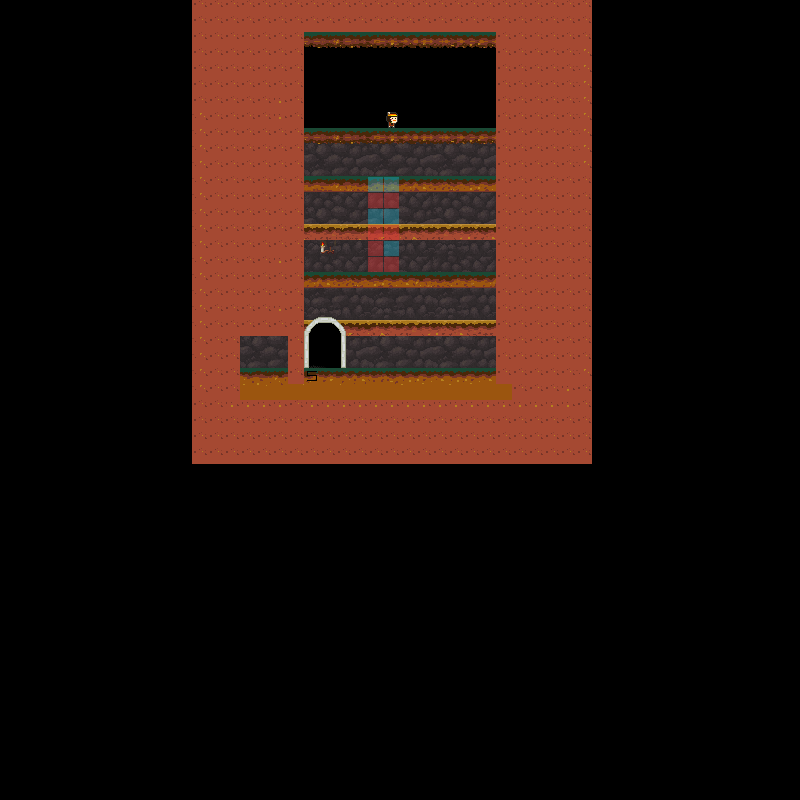

Rendered tile map (Tiled .tmx) drawn with the repository's tilesets; below, a short description and the map source with its tile grids summarised:
An orthogonal 50x50 tile map with 16x16 px tiles, 5 tile layers (Back, Stage, Unit, Guide, ...).

<map version="1.0" orientation="orthogonal" renderorder="right-down" width="50" height="50" tilewidth="16" tileheight="16" nextobjectid="1">
 <tileset firstgid="1" name="PDTileset" tilewidth="16" tileheight="16" tilecount="1024">
  <image source="tileImage.png" width="512" height="512" />
  <tile id="0">
   <properties>
    <property name="Player" value="0" />
   </properties>
  </tile>
  <tile id="1">
   <properties>
    <property name="Spawn" value="true" />
   </properties>
  </tile>
  <tile id="64">
   <properties>
    <property name="Type" value="OneWay" />
   </properties>
  </tile>
  <tile id="65">
   <properties>
    <property name="Type" value="OneWay" />
   </properties>
  </tile>
  <tile id="66">
   <properties>
    <property name="Type" value="OneWay" />
   </properties>
  </tile>
  <tile id="67">
   <properties>
    <property name="Type" value="OneWay" />
   </properties>
  </tile>
  <tile id="68">
   <properties>
    <property name="Type" value="OneWay" />
   </properties>
  </tile>
  <tile id="69">
   <properties>
    <property name="Type" value="OneWay" />
   </properties>
  </tile>
  <tile id="70">
   <properties>
    <property name="Type" value="OneWay" />
   </properties>
  </tile>
  <tile id="71">
   <properties>
    <property name="Type" value="OneWay" />
   </properties>
  </tile>
  <tile id="72">
   <properties>
    <property name="Type" value="OneWay" />
   </properties>
  </tile>
  <tile id="96">
   <properties>
    <property name="Type" value="Block" />
   </properties>
  </tile>
  <tile id="224">
   <properties>
    <property name="Candle" value="true" />
   </properties>
  </tile>
 </tileset>
 <layer name="Back" width="50" height="50">
  <data>[2500 cells, 208 non-empty, 16 distinct tile ids]</data>
 </layer>
 <layer name="Stage" width="50" height="50">
  <data>[2500 cells, 537 non-empty, 66 distinct tile ids]</data>
 </layer>
 <layer name="Unit" width="50" height="50">
  <data>[2500 cells, 5 non-empty, 5 distinct tile ids]</data>
 </layer>
 <layer name="Guide" width="50" height="50">
  <data>[2500 cells, 12 non-empty, 2 distinct tile ids]</data>
 </layer>
 <layer name="Deco" width="50" height="50">
  <data>[2500 cells, 15 non-empty, 13 distinct tile ids]</data>
 </layer>
</map>
